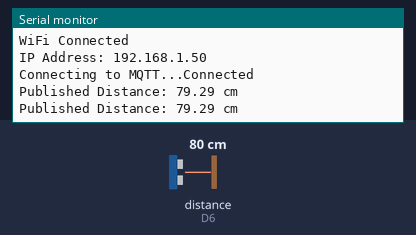
Bench run of a sketch on a simulated ESP8266 (NodeMCU). Shown: the last lines printed to the serial monitor. Wiring (inferred from the names in the program): ultrasonic range finder: trigger D5; echo D6. The inputs (shaded band) are chosen by the test bench; at power-on: distance to the obstacle (sensor on D6) 80 cm. The echo pulse lasts 58.3 µs per cm; WiFi joins after 1.5 s; servers stay silent unless stated; no MQTT or app messages arrive unless stated.

Above: at 2.7 s.
2.8 s: distance to the obstacle (sensor on D6) set to 2 cm
At 4.0 s:
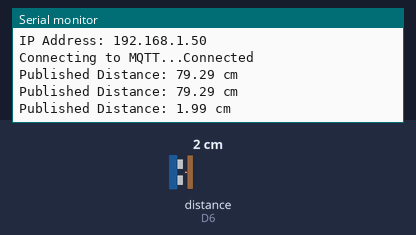
4.3 s: distance to the obstacle (sensor on D6) set to 4 cm
At 5.4 s:
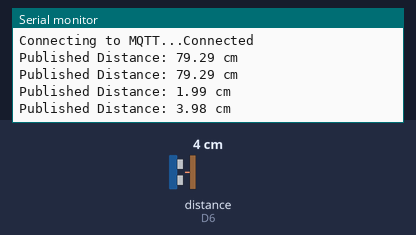
Timing chart, 0 to 7.3 s (numbered marks = the images above; inputs shaded):
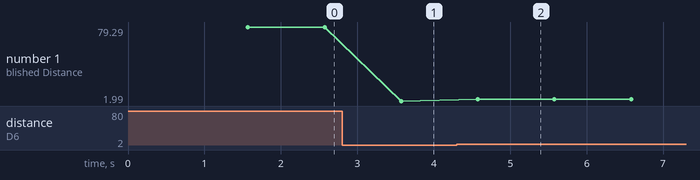

Measured:
- after the input at 2.8 s, the serial monitor: prints a new line after 0.78 s (image 1)
- after the input at 4.3 s, the serial monitor: prints a new line after 0.28 s (image 2)
- plotted number 1: 79.29 → 1.99 after the input at 2.8 s, 1.99 → 3.98 after the input at 4.3 s

The sketch:

ultrasonic_esp8266_sendercode.ino
```cpp
#include <ESP8266WiFi.h>
#include <PubSubClient.h>
#include <ArduinoJson.h>

// ---------------- Ultrasonic Pins ----------------
#define TRIG_PIN D5   // GPIO14
#define ECHO_PIN D6   // GPIO12

// ---------------- WiFi Credentials ----------------
const char* ssid = "YOUR_WIFI_NAME";
const char* password = "YOUR_WIFI_PASSWORD";

// ---------------- MQTT Configuration ----------------
const char* mqtt_server = "broker.emqx.io";
const int mqtt_port = 1883;
const char* mqtt_topic = "esp8266/ultrasonic";

// ---------------- MQTT Client ----------------
WiFiClient espClient;
PubSubClient client(espClient);

// ---------------- WiFi Setup ----------------
void setup_wifi() {
  delay(10);
  WiFi.begin(ssid, password);

  Serial.print("Connecting to WiFi");
  while (WiFi.status() != WL_CONNECTED) {
    delay(500);
    Serial.print(".");
  }

  Serial.println("\nWiFi Connected");
  Serial.print("IP Address: ");
  Serial.println(WiFi.localIP());
}

// ---------------- MQTT Reconnect ----------------
void reconnect() {
  while (!client.connected()) {
    Serial.print("Connecting to MQTT...");
    if (client.connect("ESP8266_Ultrasonic_Client")) {
      Serial.println("Connected");
    } else {
      Serial.print("Failed, rc=");
      Serial.print(client.state());
      Serial.println(" retrying in 5 seconds");
      delay(5000);
    }
  }
}

// ---------------- Measure Distance ----------------
float measureDistance() {
  digitalWrite(TRIG_PIN, LOW);
  delayMicroseconds(2);

  digitalWrite(TRIG_PIN, HIGH);
  delayMicroseconds(10);
  digitalWrite(TRIG_PIN, LOW);

  long duration = pulseIn(ECHO_PIN, HIGH, 30000); // timeout 30ms
  float distance = duration * 0.034 / 2;

  return distance;
}

// ---------------- Setup ----------------
void setup() {
  Serial.begin(115200);

  pinMode(TRIG_PIN, OUTPUT);
  pinMode(ECHO_PIN, INPUT);

  setup_wifi();
  client.setServer(mqtt_server, mqtt_port);
}

// ---------------- Loop ----------------
void loop() {
  if (!client.connected()) {
    reconnect();
  }
  client.loop();

  float distance = measureDistance();

  // Create JSON payload
  StaticJsonDocument<200> doc;
  doc["distance"] = distance;

  char buffer[128];
  serializeJson(doc, buffer);

  client.publish(mqtt_topic, buffer);

  Serial.print("Published Distance: ");
  Serial.print(distance);
  Serial.println(" cm");

  delay(1000); // Send every 1 second
}
```
